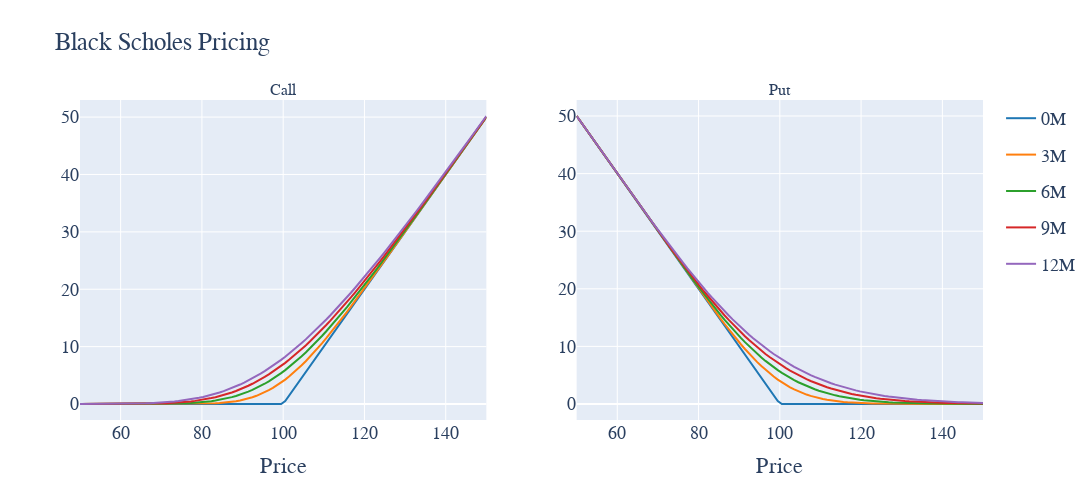

The notebook cell this image was saved under:
### Code cell
fig = make_subplots(rows=1, cols=2, subplot_titles=("Call", "Put"))

cols = py.colors.DEFAULT_PLOTLY_COLORS

x = linspace(50,150,100)
d = {'0M':1e-50, '3M': 0.25, '6M': 0.5, '9M': 0.75, '12M': 1.0}

for i, (k,v) in enumerate(d.items()):
    axes[0].plot(x, BS(x,100,0.0,v,0.2).callPrice, label=k)
    fig.add_trace(go.Scatter(x=x, y=BS(x,100,0.0,v,0.2).callPrice, name=k, legendgroup=f'group{k}', line=dict(color=cols[i])),
              row=1, col=1)
    axes[1].plot(x, BS(x,100,0.0,v,0.2).putPrice, label=k)
    fig.add_trace(go.Scatter(x=x, y=BS(x,100,0.0,v,0.2).putPrice, name=k, legendgroup=f'group{k}', line=dict(color=cols[i]), showlegend=False),
              row=1, col=2)

fig.update_layout(
    title="Black Scholes Pricing",
    width=1200,
    height=500,
    font=dict(
        family="Courier New",
        size=18
    )
)

fig.update_xaxes(title_text="Price", row=1, col=1)
fig.update_xaxes(title_text="Price", row=1, col=2)

fig.show()
